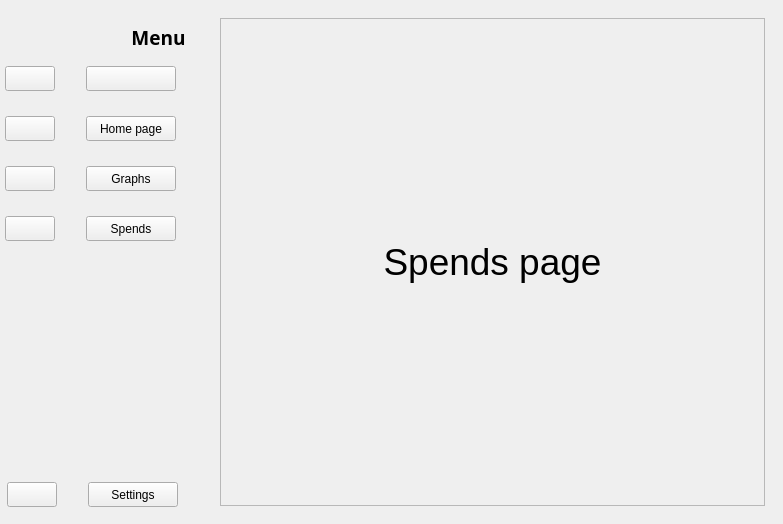
<?xml version="1.0" encoding="UTF-8"?>
<ui version="4.0">
 <class>MainWindow</class>
 <widget class="QMainWindow" name="MainWindow">
  <property name="geometry">
   <rect>
    <x>0</x>
    <y>0</y>
    <width>783</width>
    <height>524</height>
   </rect>
  </property>
  <property name="windowTitle">
   <string>MainWindow</string>
  </property>
  <widget class="QWidget" name="centralwidget">
   <layout class="QGridLayout" name="gridLayout">
    <property name="leftMargin">
     <number>0</number>
    </property>
    <property name="topMargin">
     <number>0</number>
    </property>
    <property name="rightMargin">
     <number>0</number>
    </property>
    <property name="bottomMargin">
     <number>0</number>
    </property>
    <item row="0" column="0">
     <widget class="QWidget" name="SideIconQWidget" native="true">
      <property name="minimumSize">
       <size>
        <width>60</width>
        <height>450</height>
       </size>
      </property>
      <property name="maximumSize">
       <size>
        <width>60</width>
        <height>500</height>
       </size>
      </property>
      <property name="baseSize">
       <size>
        <width>60</width>
        <height>0</height>
       </size>
      </property>
      <layout class="QVBoxLayout" name="verticalLayout_3">
       <property name="spacing">
        <number>0</number>
       </property>
       <property name="leftMargin">
        <number>5</number>
       </property>
       <property name="topMargin">
        <number>0</number>
       </property>
       <property name="rightMargin">
        <number>0</number>
       </property>
       <property name="bottomMargin">
        <number>5</number>
       </property>
       <item>
        <widget class="QLabel" name="Logo1">
         <property name="sizePolicy">
          <sizepolicy hsizetype="Preferred" vsizetype="Preferred">
           <horstretch>0</horstretch>
           <verstretch>0</verstretch>
          </sizepolicy>
         </property>
         <property name="minimumSize">
          <size>
           <width>50</width>
           <height>50</height>
          </size>
         </property>
         <property name="maximumSize">
          <size>
           <width>50</width>
           <height>50</height>
          </size>
         </property>
         <property name="baseSize">
          <size>
           <width>50</width>
           <height>50</height>
          </size>
         </property>
         <property name="layoutDirection">
          <enum>Qt::LayoutDirection::LeftToRight</enum>
         </property>
         <property name="pixmap">
          <pixmap resource="MW_Resources.qrc">:/MainIcon/MainIcon.jpg</pixmap>
         </property>
         <property name="scaledContents">
          <bool>true</bool>
         </property>
         <property name="alignment">
          <set>Qt::AlignmentFlag::AlignCenter</set>
         </property>
         <property name="margin">
          <number>0</number>
         </property>
        </widget>
       </item>
       <item>
        <layout class="QVBoxLayout" name="verticalLayout">
         <property name="spacing">
          <number>25</number>
         </property>
         <property name="leftMargin">
          <number>0</number>
         </property>
         <property name="topMargin">
          <number>4</number>
         </property>
         <item>
          <widget class="QPushButton" name="SidebarButton">
           <property name="sizePolicy">
            <sizepolicy hsizetype="Preferred" vsizetype="Preferred">
             <horstretch>0</horstretch>
             <verstretch>0</verstretch>
            </sizepolicy>
           </property>
           <property name="minimumSize">
            <size>
             <width>50</width>
             <height>25</height>
            </size>
           </property>
           <property name="maximumSize">
            <size>
             <width>50</width>
             <height>25</height>
            </size>
           </property>
           <property name="text">
            <string/>
           </property>
           <property name="icon">
            <iconset resource="MW_Resources.qrc">
             <normaloff>:/Icons/icons/menu-4-48.png</normaloff>:/Icons/icons/menu-4-48.png</iconset>
           </property>
           <property name="iconSize">
            <size>
             <width>20</width>
             <height>20</height>
            </size>
           </property>
           <property name="checkable">
            <bool>true</bool>
           </property>
           <property name="checked">
            <bool>false</bool>
           </property>
           <property name="autoExclusive">
            <bool>false</bool>
           </property>
           <property name="flat">
            <bool>false</bool>
           </property>
          </widget>
         </item>
         <item>
          <widget class="QPushButton" name="HomeSideButton">
           <property name="sizePolicy">
            <sizepolicy hsizetype="Preferred" vsizetype="Preferred">
             <horstretch>0</horstretch>
             <verstretch>0</verstretch>
            </sizepolicy>
           </property>
           <property name="minimumSize">
            <size>
             <width>50</width>
             <height>25</height>
            </size>
           </property>
           <property name="maximumSize">
            <size>
             <width>50</width>
             <height>25</height>
            </size>
           </property>
           <property name="text">
            <string/>
           </property>
           <property name="icon">
            <iconset resource="MW_Resources.qrc">
             <normaloff>:/Icons/icons/home-7-48.png</normaloff>:/Icons/icons/home-7-48.png</iconset>
           </property>
           <property name="iconSize">
            <size>
             <width>20</width>
             <height>20</height>
            </size>
           </property>
           <property name="checkable">
            <bool>true</bool>
           </property>
           <property name="autoExclusive">
            <bool>true</bool>
           </property>
           <property name="flat">
            <bool>false</bool>
           </property>
          </widget>
         </item>
         <item>
          <widget class="QPushButton" name="GraphSideButton">
           <property name="sizePolicy">
            <sizepolicy hsizetype="Preferred" vsizetype="Preferred">
             <horstretch>0</horstretch>
             <verstretch>0</verstretch>
            </sizepolicy>
           </property>
           <property name="minimumSize">
            <size>
             <width>50</width>
             <height>25</height>
            </size>
           </property>
           <property name="maximumSize">
            <size>
             <width>50</width>
             <height>25</height>
            </size>
           </property>
           <property name="text">
            <string/>
           </property>
           <property name="icon">
            <iconset resource="MW_Resources.qrc">
             <normaloff>:/Icons/icons/combo-48.png</normaloff>:/Icons/icons/combo-48.png</iconset>
           </property>
           <property name="iconSize">
            <size>
             <width>20</width>
             <height>20</height>
            </size>
           </property>
           <property name="checkable">
            <bool>true</bool>
           </property>
           <property name="autoExclusive">
            <bool>true</bool>
           </property>
           <property name="flat">
            <bool>false</bool>
           </property>
          </widget>
         </item>
         <item>
          <widget class="QPushButton" name="SpendsSideButton">
           <property name="sizePolicy">
            <sizepolicy hsizetype="Preferred" vsizetype="Preferred">
             <horstretch>0</horstretch>
             <verstretch>0</verstretch>
            </sizepolicy>
           </property>
           <property name="minimumSize">
            <size>
             <width>50</width>
             <height>25</height>
            </size>
           </property>
           <property name="maximumSize">
            <size>
             <width>50</width>
             <height>25</height>
            </size>
           </property>
           <property name="sizeIncrement">
            <size>
             <width>50</width>
             <height>25</height>
            </size>
           </property>
           <property name="baseSize">
            <size>
             <width>50</width>
             <height>25</height>
            </size>
           </property>
           <property name="text">
            <string/>
           </property>
           <property name="icon">
            <iconset resource="MW_Resources.qrc">
             <normaloff>:/Icons/icons/banknotes-48.png</normaloff>:/Icons/icons/banknotes-48.png</iconset>
           </property>
           <property name="iconSize">
            <size>
             <width>20</width>
             <height>20</height>
            </size>
           </property>
           <property name="checkable">
            <bool>true</bool>
           </property>
           <property name="autoExclusive">
            <bool>true</bool>
           </property>
           <property name="flat">
            <bool>false</bool>
           </property>
          </widget>
         </item>
        </layout>
       </item>
       <item>
        <spacer name="verticalSpacer">
         <property name="orientation">
          <enum>Qt::Orientation::Vertical</enum>
         </property>
         <property name="sizeType">
          <enum>QSizePolicy::Policy::MinimumExpanding</enum>
         </property>
         <property name="sizeHint" stdset="0">
          <size>
           <width>20</width>
           <height>200</height>
          </size>
         </property>
        </spacer>
       </item>
       <item alignment="Qt::AlignmentFlag::AlignHCenter">
        <widget class="QPushButton" name="SettingsSideButton">
         <property name="minimumSize">
          <size>
           <width>50</width>
           <height>25</height>
          </size>
         </property>
         <property name="maximumSize">
          <size>
           <width>50</width>
           <height>25</height>
          </size>
         </property>
         <property name="text">
          <string/>
         </property>
         <property name="icon">
          <iconset resource="MW_Resources.qrc">
           <normaloff>:/Icons/icons/settings-5-48.png</normaloff>:/Icons/icons/settings-5-48.png</iconset>
         </property>
         <property name="iconSize">
          <size>
           <width>20</width>
           <height>20</height>
          </size>
         </property>
         <property name="checkable">
          <bool>false</bool>
         </property>
         <property name="flat">
          <bool>false</bool>
         </property>
        </widget>
       </item>
      </layout>
     </widget>
    </item>
    <item row="0" column="1" alignment="Qt::AlignmentFlag::AlignHCenter">
     <widget class="QWidget" name="SideMenuQWidget" native="true">
      <property name="sizePolicy">
       <sizepolicy hsizetype="Preferred" vsizetype="Preferred">
        <horstretch>0</horstretch>
        <verstretch>0</verstretch>
       </sizepolicy>
      </property>
      <property name="minimumSize">
       <size>
        <width>130</width>
        <height>450</height>
       </size>
      </property>
      <property name="maximumSize">
       <size>
        <width>130</width>
        <height>500</height>
       </size>
      </property>
      <layout class="QVBoxLayout" name="verticalLayout_4">
       <property name="spacing">
        <number>0</number>
       </property>
       <property name="leftMargin">
        <number>5</number>
       </property>
       <property name="topMargin">
        <number>0</number>
       </property>
       <property name="rightMargin">
        <number>0</number>
       </property>
       <property name="bottomMargin">
        <number>5</number>
       </property>
       <item>
        <layout class="QHBoxLayout" name="horizontalLayout" stretch="0,0">
         <property name="spacing">
          <number>0</number>
         </property>
         <property name="leftMargin">
          <number>0</number>
         </property>
         <property name="rightMargin">
          <number>0</number>
         </property>
         <property name="bottomMargin">
          <number>0</number>
         </property>
         <item>
          <widget class="QLabel" name="Logo2">
           <property name="sizePolicy">
            <sizepolicy hsizetype="Preferred" vsizetype="Preferred">
             <horstretch>0</horstretch>
             <verstretch>0</verstretch>
            </sizepolicy>
           </property>
           <property name="minimumSize">
            <size>
             <width>50</width>
             <height>50</height>
            </size>
           </property>
           <property name="maximumSize">
            <size>
             <width>50</width>
             <height>50</height>
            </size>
           </property>
           <property name="font">
            <font>
             <pointsize>6</pointsize>
            </font>
           </property>
           <property name="contextMenuPolicy">
            <enum>Qt::ContextMenuPolicy::DefaultContextMenu</enum>
           </property>
           <property name="text">
            <string/>
           </property>
           <property name="pixmap">
            <pixmap resource="MW_Resources.qrc">:/MainIcon/MainIcon.jpg</pixmap>
           </property>
           <property name="scaledContents">
            <bool>true</bool>
           </property>
           <property name="alignment">
            <set>Qt::AlignmentFlag::AlignCenter</set>
           </property>
          </widget>
         </item>
         <item>
          <widget class="QLabel" name="SidebarLabel">
           <property name="sizePolicy">
            <sizepolicy hsizetype="Preferred" vsizetype="Preferred">
             <horstretch>0</horstretch>
             <verstretch>0</verstretch>
            </sizepolicy>
           </property>
           <property name="minimumSize">
            <size>
             <width>75</width>
             <height>50</height>
            </size>
           </property>
           <property name="maximumSize">
            <size>
             <width>75</width>
             <height>50</height>
            </size>
           </property>
           <property name="font">
            <font>
             <family>Sitka Small</family>
             <pointsize>14</pointsize>
             <bold>true</bold>
            </font>
           </property>
           <property name="text">
            <string>Menu</string>
           </property>
           <property name="alignment">
            <set>Qt::AlignmentFlag::AlignCenter</set>
           </property>
          </widget>
         </item>
        </layout>
       </item>
       <item>
        <layout class="QVBoxLayout" name="verticalLayout_2">
         <property name="spacing">
          <number>25</number>
         </property>
         <property name="leftMargin">
          <number>15</number>
         </property>
         <property name="topMargin">
          <number>4</number>
         </property>
         <item>
          <widget class="QPushButton" name="SidebarButton2">
           <property name="minimumSize">
            <size>
             <width>90</width>
             <height>25</height>
            </size>
           </property>
           <property name="maximumSize">
            <size>
             <width>90</width>
             <height>25</height>
            </size>
           </property>
           <property name="text">
            <string/>
           </property>
           <property name="icon">
            <iconset resource="MW_Resources.qrc">
             <normaloff>:/Icons/icons/menu-4-48.png</normaloff>:/Icons/icons/menu-4-48.png</iconset>
           </property>
           <property name="iconSize">
            <size>
             <width>20</width>
             <height>16</height>
            </size>
           </property>
           <property name="checkable">
            <bool>true</bool>
           </property>
           <property name="checked">
            <bool>false</bool>
           </property>
           <property name="autoExclusive">
            <bool>false</bool>
           </property>
           <property name="flat">
            <bool>false</bool>
           </property>
          </widget>
         </item>
         <item>
          <widget class="QPushButton" name="HomeSideButton2">
           <property name="minimumSize">
            <size>
             <width>90</width>
             <height>25</height>
            </size>
           </property>
           <property name="maximumSize">
            <size>
             <width>90</width>
             <height>25</height>
            </size>
           </property>
           <property name="layoutDirection">
            <enum>Qt::LayoutDirection::LeftToRight</enum>
           </property>
           <property name="text">
            <string>Home page</string>
           </property>
           <property name="icon">
            <iconset resource="MW_Resources.qrc">
             <normaloff>:/Icons/icons/home-7-48.png</normaloff>:/Icons/icons/home-7-48.png</iconset>
           </property>
           <property name="checkable">
            <bool>true</bool>
           </property>
           <property name="autoExclusive">
            <bool>true</bool>
           </property>
           <property name="flat">
            <bool>false</bool>
           </property>
          </widget>
         </item>
         <item>
          <widget class="QPushButton" name="GraphSideButton2">
           <property name="minimumSize">
            <size>
             <width>90</width>
             <height>25</height>
            </size>
           </property>
           <property name="maximumSize">
            <size>
             <width>90</width>
             <height>25</height>
            </size>
           </property>
           <property name="text">
            <string>Graphs</string>
           </property>
           <property name="icon">
            <iconset resource="MW_Resources.qrc">
             <normaloff>:/Icons/icons/combo-48.png</normaloff>:/Icons/icons/combo-48.png</iconset>
           </property>
           <property name="checkable">
            <bool>true</bool>
           </property>
           <property name="autoExclusive">
            <bool>true</bool>
           </property>
           <property name="flat">
            <bool>false</bool>
           </property>
          </widget>
         </item>
         <item>
          <widget class="QPushButton" name="SpendsSideButton2">
           <property name="minimumSize">
            <size>
             <width>90</width>
             <height>25</height>
            </size>
           </property>
           <property name="maximumSize">
            <size>
             <width>90</width>
             <height>25</height>
            </size>
           </property>
           <property name="text">
            <string>Spends</string>
           </property>
           <property name="icon">
            <iconset resource="MW_Resources.qrc">
             <normaloff>:/Icons/icons/banknotes-48.png</normaloff>:/Icons/icons/banknotes-48.png</iconset>
           </property>
           <property name="iconSize">
            <size>
             <width>16</width>
             <height>16</height>
            </size>
           </property>
           <property name="checkable">
            <bool>true</bool>
           </property>
           <property name="autoExclusive">
            <bool>true</bool>
           </property>
           <property name="flat">
            <bool>false</bool>
           </property>
          </widget>
         </item>
        </layout>
       </item>
       <item>
        <spacer name="verticalSpacer_2">
         <property name="orientation">
          <enum>Qt::Orientation::Vertical</enum>
         </property>
         <property name="sizeType">
          <enum>QSizePolicy::Policy::MinimumExpanding</enum>
         </property>
         <property name="sizeHint" stdset="0">
          <size>
           <width>20</width>
           <height>200</height>
          </size>
         </property>
        </spacer>
       </item>
       <item alignment="Qt::AlignmentFlag::AlignHCenter">
        <widget class="QPushButton" name="SettingsSideButton2">
         <property name="minimumSize">
          <size>
           <width>90</width>
           <height>25</height>
          </size>
         </property>
         <property name="maximumSize">
          <size>
           <width>90</width>
           <height>25</height>
          </size>
         </property>
         <property name="text">
          <string>Settings</string>
         </property>
         <property name="icon">
          <iconset resource="MW_Resources.qrc">
           <normaloff>:/Icons/icons/settings-5-48.png</normaloff>:/Icons/icons/settings-5-48.png</iconset>
         </property>
         <property name="flat">
          <bool>false</bool>
         </property>
        </widget>
       </item>
      </layout>
     </widget>
    </item>
    <item row="0" column="2">
     <widget class="QWidget" name="CentralQWidget" native="true">
      <layout class="QGridLayout" name="gridLayout_2">
       <item row="0" column="0">
        <widget class="QStackedWidget" name="stackedWidget">
         <property name="currentIndex">
          <number>1</number>
         </property>
         <widget class="QWidget" name="HomePage">
          <layout class="QVBoxLayout" name="verticalLayout_5">
           <item>
            <widget class="QLabel" name="HomePageLabel">
             <property name="font">
              <font>
               <pointsize>28</pointsize>
              </font>
             </property>
             <property name="frameShape">
              <enum>QFrame::Shape::StyledPanel</enum>
             </property>
             <property name="frameShadow">
              <enum>QFrame::Shadow::Sunken</enum>
             </property>
             <property name="lineWidth">
              <number>1</number>
             </property>
             <property name="midLineWidth">
              <number>0</number>
             </property>
             <property name="text">
              <string>Home page</string>
             </property>
             <property name="alignment">
              <set>Qt::AlignmentFlag::AlignCenter</set>
             </property>
            </widget>
           </item>
          </layout>
         </widget>
         <widget class="QWidget" name="SpendsPage">
          <layout class="QVBoxLayout" name="verticalLayout_6">
           <item>
            <widget class="QLabel" name="SpendsPageLabel">
             <property name="font">
              <font>
               <pointsize>28</pointsize>
              </font>
             </property>
             <property name="frameShape">
              <enum>QFrame::Shape::StyledPanel</enum>
             </property>
             <property name="frameShadow">
              <enum>QFrame::Shadow::Sunken</enum>
             </property>
             <property name="lineWidth">
              <number>1</number>
             </property>
             <property name="midLineWidth">
              <number>0</number>
             </property>
             <property name="text">
              <string>Spends page</string>
             </property>
             <property name="alignment">
              <set>Qt::AlignmentFlag::AlignCenter</set>
             </property>
            </widget>
           </item>
          </layout>
         </widget>
         <widget class="QWidget" name="GraphPage">
          <layout class="QVBoxLayout" name="verticalLayout_7">
           <item>
            <widget class="QLabel" name="GraphPageLabel">
             <property name="font">
              <font>
               <pointsize>28</pointsize>
              </font>
             </property>
             <property name="frameShape">
              <enum>QFrame::Shape::StyledPanel</enum>
             </property>
             <property name="frameShadow">
              <enum>QFrame::Shadow::Sunken</enum>
             </property>
             <property name="lineWidth">
              <number>1</number>
             </property>
             <property name="midLineWidth">
              <number>0</number>
             </property>
             <property name="text">
              <string>Graph page</string>
             </property>
             <property name="alignment">
              <set>Qt::AlignmentFlag::AlignCenter</set>
             </property>
            </widget>
           </item>
          </layout>
         </widget>
        </widget>
       </item>
      </layout>
     </widget>
    </item>
   </layout>
  </widget>
 </widget>
 <resources>
  <include location="MW_Resources.qrc"/>
 </resources>
 <connections>
  <connection>
   <sender>HomeSideButton</sender>
   <signal>toggled(bool)</signal>
   <receiver>HomeSideButton2</receiver>
   <slot>setChecked(bool)</slot>
   <hints>
    <hint type="sourcelabel">
     <x>55</x>
     <y>140</y>
    </hint>
    <hint type="destinationlabel">
     <x>132</x>
     <y>127</y>
    </hint>
   </hints>
  </connection>
  <connection>
   <sender>GraphSideButton</sender>
   <signal>toggled(bool)</signal>
   <receiver>GraphSideButton2</receiver>
   <slot>setChecked(bool)</slot>
   <hints>
    <hint type="sourcelabel">
     <x>51</x>
     <y>183</y>
    </hint>
    <hint type="destinationlabel">
     <x>115</x>
     <y>183</y>
    </hint>
   </hints>
  </connection>
  <connection>
   <sender>SpendsSideButton</sender>
   <signal>toggled(bool)</signal>
   <receiver>SpendsSideButton2</receiver>
   <slot>setChecked(bool)</slot>
   <hints>
    <hint type="sourcelabel">
     <x>46</x>
     <y>227</y>
    </hint>
    <hint type="destinationlabel">
     <x>145</x>
     <y>225</y>
    </hint>
   </hints>
  </connection>
  <connection>
   <sender>HomeSideButton2</sender>
   <signal>toggled(bool)</signal>
   <receiver>HomeSideButton</receiver>
   <slot>setChecked(bool)</slot>
   <hints>
    <hint type="sourcelabel">
     <x>126</x>
     <y>138</y>
    </hint>
    <hint type="destinationlabel">
     <x>43</x>
     <y>138</y>
    </hint>
   </hints>
  </connection>
  <connection>
   <sender>GraphSideButton2</sender>
   <signal>toggled(bool)</signal>
   <receiver>GraphSideButton</receiver>
   <slot>setChecked(bool)</slot>
   <hints>
    <hint type="sourcelabel">
     <x>133</x>
     <y>168</y>
    </hint>
    <hint type="destinationlabel">
     <x>47</x>
     <y>171</y>
    </hint>
   </hints>
  </connection>
  <connection>
   <sender>SpendsSideButton2</sender>
   <signal>toggled(bool)</signal>
   <receiver>SpendsSideButton</receiver>
   <slot>setChecked(bool)</slot>
   <hints>
    <hint type="sourcelabel">
     <x>133</x>
     <y>231</y>
    </hint>
    <hint type="destinationlabel">
     <x>38</x>
     <y>233</y>
    </hint>
   </hints>
  </connection>
  <connection>
   <sender>SidebarButton2</sender>
   <signal>toggled(bool)</signal>
   <receiver>SideMenuQWidget</receiver>
   <slot>setVisible(bool)</slot>
   <hints>
    <hint type="sourcelabel">
     <x>99</x>
     <y>83</y>
    </hint>
    <hint type="destinationlabel">
     <x>182</x>
     <y>427</y>
    </hint>
   </hints>
  </connection>
  <connection>
   <sender>SidebarButton2</sender>
   <signal>toggled(bool)</signal>
   <receiver>SideIconQWidget</receiver>
   <slot>setHidden(bool)</slot>
   <hints>
    <hint type="sourcelabel">
     <x>124</x>
     <y>71</y>
    </hint>
    <hint type="destinationlabel">
     <x>38</x>
     <y>430</y>
    </hint>
   </hints>
  </connection>
  <connection>
   <sender>SidebarButton</sender>
   <signal>toggled(bool)</signal>
   <receiver>SideMenuQWidget</receiver>
   <slot>setVisible(bool)</slot>
   <hints>
    <hint type="sourcelabel">
     <x>54</x>
     <y>85</y>
    </hint>
    <hint type="destinationlabel">
     <x>110</x>
     <y>398</y>
    </hint>
   </hints>
  </connection>
  <connection>
   <sender>SidebarButton</sender>
   <signal>toggled(bool)</signal>
   <receiver>SideIconQWidget</receiver>
   <slot>setHidden(bool)</slot>
   <hints>
    <hint type="sourcelabel">
     <x>25</x>
     <y>87</y>
    </hint>
    <hint type="destinationlabel">
     <x>43</x>
     <y>366</y>
    </hint>
   </hints>
  </connection>
  <connection>
   <sender>SettingsSideButton</sender>
   <signal>toggled(bool)</signal>
   <receiver>SettingsSideButton2</receiver>
   <slot>click()</slot>
   <hints>
    <hint type="sourcelabel">
     <x>42</x>
     <y>495</y>
    </hint>
    <hint type="destinationlabel">
     <x>139</x>
     <y>492</y>
    </hint>
   </hints>
  </connection>
  <connection>
   <sender>SettingsSideButton2</sender>
   <signal>toggled(bool)</signal>
   <receiver>SettingsSideButton</receiver>
   <slot>click()</slot>
   <hints>
    <hint type="sourcelabel">
     <x>131</x>
     <y>502</y>
    </hint>
    <hint type="destinationlabel">
     <x>29</x>
     <y>504</y>
    </hint>
   </hints>
  </connection>
  <connection>
   <sender>SidebarButton2</sender>
   <signal>toggled(bool)</signal>
   <receiver>SidebarButton</receiver>
   <slot>setChecked(bool)</slot>
   <hints>
    <hint type="sourcelabel">
     <x>92</x>
     <y>76</y>
    </hint>
    <hint type="destinationlabel">
     <x>30</x>
     <y>72</y>
    </hint>
   </hints>
  </connection>
  <connection>
   <sender>SidebarButton</sender>
   <signal>toggled(bool)</signal>
   <receiver>SidebarButton2</receiver>
   <slot>setChecked(bool)</slot>
   <hints>
    <hint type="sourcelabel">
     <x>48</x>
     <y>81</y>
    </hint>
    <hint type="destinationlabel">
     <x>126</x>
     <y>87</y>
    </hint>
   </hints>
  </connection>
 </connections>
 <designerdata>
  <property name="gridDeltaX">
   <number>10</number>
  </property>
  <property name="gridDeltaY">
   <number>10</number>
  </property>
  <property name="gridSnapX">
   <bool>true</bool>
  </property>
  <property name="gridSnapY">
   <bool>true</bool>
  </property>
  <property name="gridVisible">
   <bool>true</bool>
  </property>
 </designerdata>
</ui>
